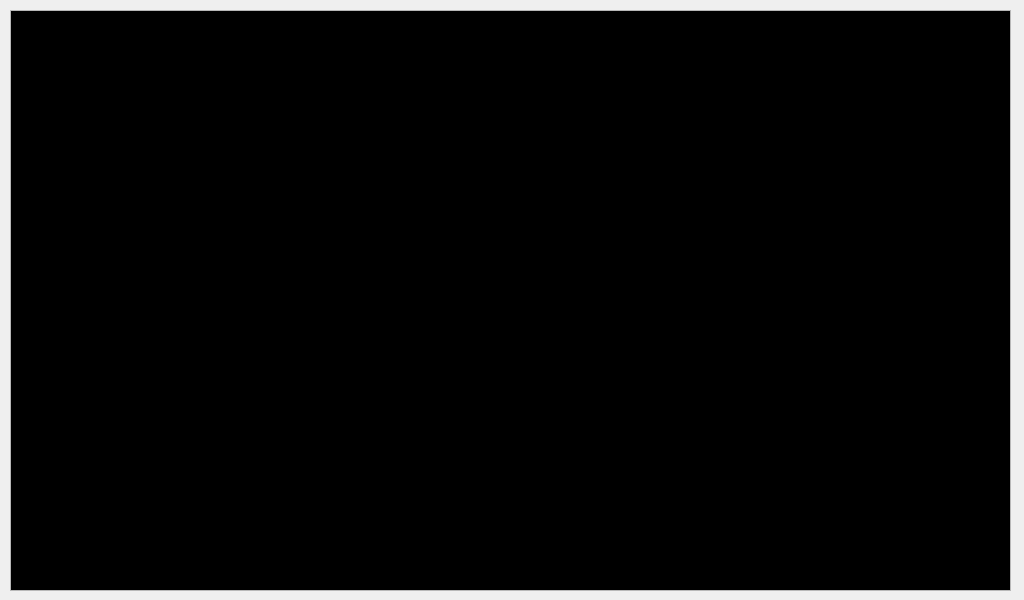
<?xml version="1.0" encoding="UTF-8"?>
<ui version="4.0">
 <class>MainWindow</class>
 <widget class="QMainWindow" name="MainWindow">
  <property name="geometry">
   <rect>
    <x>0</x>
    <y>0</y>
    <width>1024</width>
    <height>600</height>
   </rect>
  </property>
  <property name="palette">
   <palette>
    <active>
     <colorrole role="Base">
      <brush brushstyle="SolidPattern">
       <color alpha="255">
        <red>0</red>
        <green>0</green>
        <blue>0</blue>
       </color>
      </brush>
     </colorrole>
    </active>
    <inactive>
     <colorrole role="Base">
      <brush brushstyle="SolidPattern">
       <color alpha="255">
        <red>0</red>
        <green>0</green>
        <blue>0</blue>
       </color>
      </brush>
     </colorrole>
    </inactive>
    <disabled>
     <colorrole role="Base">
      <brush brushstyle="SolidPattern">
       <color alpha="255">
        <red>68</red>
        <green>68</green>
        <blue>68</blue>
       </color>
      </brush>
     </colorrole>
    </disabled>
   </palette>
  </property>
  <property name="windowTitle">
   <string>MainWindow</string>
  </property>
  <widget class="QWidget" name="centralWidget">
   <widget class="QGraphicsView" name="dspGraphicsView">
    <property name="geometry">
     <rect>
      <x>10</x>
      <y>10</y>
      <width>1001</width>
      <height>581</height>
     </rect>
    </property>
    <property name="autoFillBackground">
     <bool>true</bool>
    </property>
    <property name="backgroundBrush">
     <brush brushstyle="SolidPattern">
      <color alpha="255">
       <red>0</red>
       <green>0</green>
       <blue>0</blue>
      </color>
     </brush>
    </property>
   </widget>
   <widget class="QLabel" name="overlayLabel">
    <property name="geometry">
     <rect>
      <x>250</x>
      <y>60</y>
      <width>531</width>
      <height>91</height>
     </rect>
    </property>
    <property name="palette">
     <palette>
      <active>
       <colorrole role="Base">
        <brush brushstyle="SolidPattern">
         <color alpha="128">
          <red>0</red>
          <green>0</green>
          <blue>0</blue>
         </color>
        </brush>
       </colorrole>
      </active>
      <inactive>
       <colorrole role="Base">
        <brush brushstyle="SolidPattern">
         <color alpha="128">
          <red>0</red>
          <green>0</green>
          <blue>0</blue>
         </color>
        </brush>
       </colorrole>
      </inactive>
      <disabled>
       <colorrole role="Base">
        <brush brushstyle="SolidPattern">
         <color alpha="255">
          <red>68</red>
          <green>68</green>
          <blue>68</blue>
         </color>
        </brush>
       </colorrole>
      </disabled>
     </palette>
    </property>
    <property name="font">
     <font>
      <pointsize>20</pointsize>
      <weight>75</weight>
      <bold>true</bold>
      <kerning>false</kerning>
     </font>
    </property>
    <property name="text">
     <string>TextLabel</string>
    </property>
    <property name="alignment">
     <set>Qt::AlignCenter</set>
    </property>
   </widget>
  </widget>
 </widget>
 <layoutdefault spacing="6" margin="11"/>
 <resources/>
 <connections/>
</ui>
